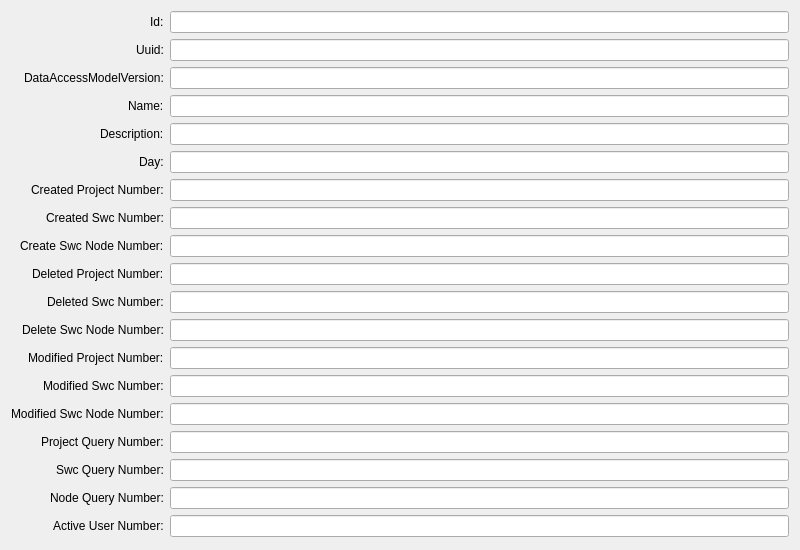
<?xml version="1.0" encoding="UTF-8"?>
<ui version="4.0">
 <class>EditorDailyStatisticsMetaInfo</class>
 <widget class="QWidget" name="EditorDailyStatisticsMetaInfo">
  <property name="geometry">
   <rect>
    <x>0</x>
    <y>0</y>
    <width>800</width>
    <height>550</height>
   </rect>
  </property>
  <property name="windowTitle">
   <string>EditorDailyStatisticsMetaInfo</string>
  </property>
  <layout class="QVBoxLayout" name="verticalLayout">
   <item>
    <layout class="QFormLayout" name="formLayout">
     <property name="labelAlignment">
      <set>Qt::AlignRight|Qt::AlignTrailing|Qt::AlignVCenter</set>
     </property>
     <item row="0" column="0">
      <widget class="QLabel" name="label">
       <property name="text">
        <string>Id:</string>
       </property>
      </widget>
     </item>
     <item row="0" column="1">
      <widget class="QLineEdit" name="Id"/>
     </item>
     <item row="1" column="0">
      <widget class="QLabel" name="label_2">
       <property name="text">
        <string>Uuid:</string>
       </property>
      </widget>
     </item>
     <item row="1" column="1">
      <widget class="QLineEdit" name="Uuid"/>
     </item>
     <item row="2" column="0">
      <widget class="QLabel" name="label_3">
       <property name="text">
        <string>DataAccessModelVersion:</string>
       </property>
      </widget>
     </item>
     <item row="2" column="1">
      <widget class="QLineEdit" name="DataAccessModelVersion"/>
     </item>
     <item row="3" column="0">
      <widget class="QLabel" name="label_4">
       <property name="text">
        <string>Name:</string>
       </property>
      </widget>
     </item>
     <item row="3" column="1">
      <widget class="QLineEdit" name="Name"/>
     </item>
     <item row="4" column="0">
      <widget class="QLabel" name="label_5">
       <property name="text">
        <string>Description:</string>
       </property>
      </widget>
     </item>
     <item row="4" column="1">
      <widget class="QLineEdit" name="Description"/>
     </item>
     <item row="5" column="0">
      <widget class="QLabel" name="label_6">
       <property name="text">
        <string>Day:</string>
       </property>
      </widget>
     </item>
     <item row="5" column="1">
      <widget class="QLineEdit" name="Day"/>
     </item>
     <item row="6" column="0">
      <widget class="QLabel" name="label_7">
       <property name="text">
        <string>Created Project Number:</string>
       </property>
      </widget>
     </item>
     <item row="6" column="1">
      <widget class="QLineEdit" name="CreatedProjectNumber">
       <property name="text">
        <string/>
       </property>
      </widget>
     </item>
     <item row="7" column="0">
      <widget class="QLabel" name="label_8">
       <property name="text">
        <string>Created Swc Number:</string>
       </property>
      </widget>
     </item>
     <item row="7" column="1">
      <widget class="QLineEdit" name="CreatedSwcNumber"/>
     </item>
     <item row="8" column="0">
      <widget class="QLabel" name="label_9">
       <property name="text">
        <string>Create Swc Node Number:</string>
       </property>
      </widget>
     </item>
     <item row="8" column="1">
      <widget class="QLineEdit" name="CreateSwcNodeNumber"/>
     </item>
     <item row="9" column="0">
      <widget class="QLabel" name="label_10">
       <property name="text">
        <string>Deleted Project Number:</string>
       </property>
      </widget>
     </item>
     <item row="9" column="1">
      <widget class="QLineEdit" name="DeletedProjectNumber"/>
     </item>
     <item row="10" column="0">
      <widget class="QLabel" name="label_11">
       <property name="text">
        <string>Deleted Swc Number:</string>
       </property>
      </widget>
     </item>
     <item row="10" column="1">
      <widget class="QLineEdit" name="DeletedSwcNumber"/>
     </item>
     <item row="11" column="0">
      <widget class="QLabel" name="label_12">
       <property name="text">
        <string>Delete Swc Node Number:</string>
       </property>
      </widget>
     </item>
     <item row="11" column="1">
      <widget class="QLineEdit" name="DeletedSwcNodeNumber"/>
     </item>
     <item row="12" column="0">
      <widget class="QLabel" name="label_13">
       <property name="text">
        <string>Modified Project Number:</string>
       </property>
      </widget>
     </item>
     <item row="12" column="1">
      <widget class="QLineEdit" name="ModifiedProjectNumber"/>
     </item>
     <item row="13" column="0">
      <widget class="QLabel" name="label_14">
       <property name="text">
        <string>Modified Swc Number:</string>
       </property>
      </widget>
     </item>
     <item row="13" column="1">
      <widget class="QLineEdit" name="ModifiedSwcNumber"/>
     </item>
     <item row="14" column="0">
      <widget class="QLabel" name="label_15">
       <property name="text">
        <string>Modified Swc Node Number:</string>
       </property>
      </widget>
     </item>
     <item row="14" column="1">
      <widget class="QLineEdit" name="ModifiedSwcNodeNumber"/>
     </item>
     <item row="15" column="0">
      <widget class="QLabel" name="label_16">
       <property name="text">
        <string>Project Query Number:</string>
       </property>
      </widget>
     </item>
     <item row="15" column="1">
      <widget class="QLineEdit" name="ProjectQueryNumber"/>
     </item>
     <item row="16" column="0">
      <widget class="QLabel" name="label_17">
       <property name="text">
        <string>Swc Query Number:</string>
       </property>
      </widget>
     </item>
     <item row="16" column="1">
      <widget class="QLineEdit" name="SwcQueryNumber"/>
     </item>
     <item row="17" column="0">
      <widget class="QLabel" name="label_18">
       <property name="text">
        <string>Node Query Number:</string>
       </property>
      </widget>
     </item>
     <item row="17" column="1">
      <widget class="QLineEdit" name="NodeQueryNumber"/>
     </item>
     <item row="18" column="0">
      <widget class="QLabel" name="label_19">
       <property name="text">
        <string>Active User Number:</string>
       </property>
      </widget>
     </item>
     <item row="18" column="1">
      <widget class="QLineEdit" name="ActiveUserNumber"/>
     </item>
    </layout>
   </item>
  </layout>
 </widget>
 <resources/>
 <connections/>
</ui>
